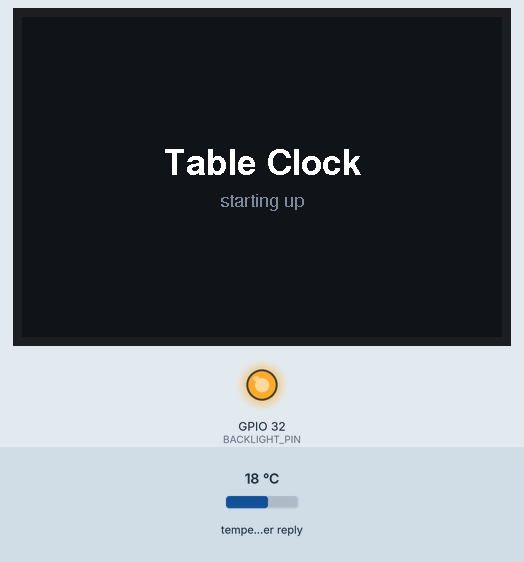
Bench run of a program on a simulated ESP32. On the bench: 480×320 colour display, output pins drawn as LEDs (lit = HIGH). Inputs (shaded band) come from the test bench; at power-on: temperature in the weather reply 18 °C. WiFi joins after 1.5 s; servers stay silent unless stated; the local clock reads 2024-03-15 10:24:30 at power-on unless the program sets it; EEPROM starts erased; web services answer with replies made up by the test bench; what the program prints to the serial monitor is not drawn.

Above: at 0.8 s.
At 1.6 s:
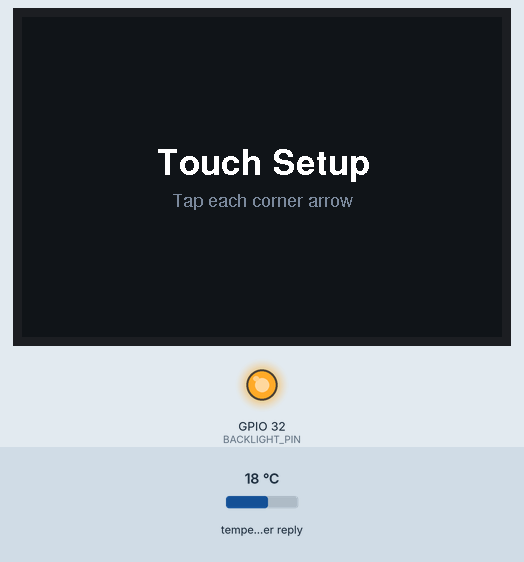
At 5.1 s:
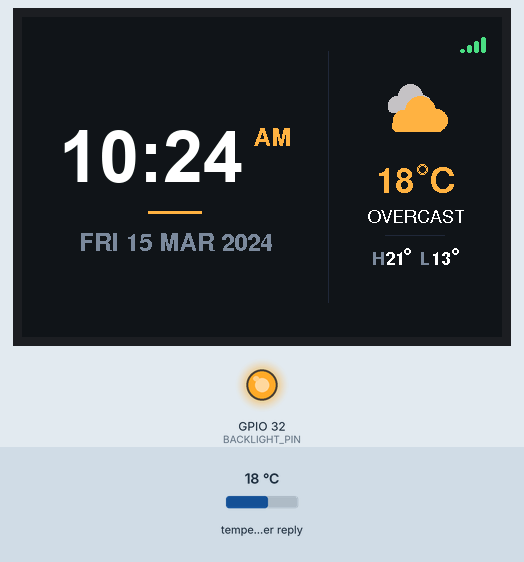
At 30.1 s:
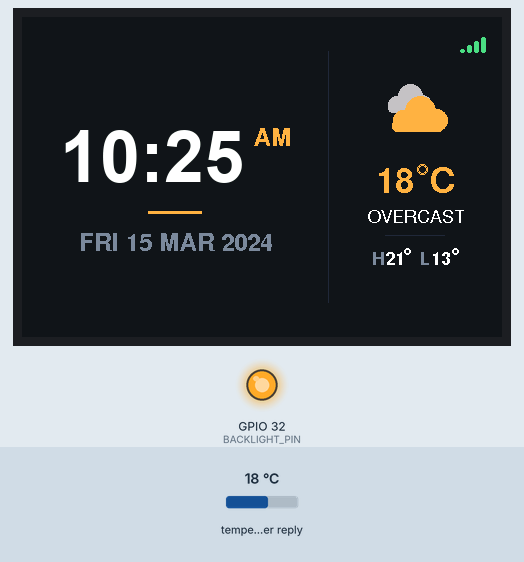

The program:

main.cpp
```cpp
/*
 * --------------------------------------------------------------------
 * TABLE CLOCK - ESP32 + 3.5" ILI9488 + XPT2046
 * --------------------------------------------------------------------
 * Split-dashboard clock: 12-hour time and date on the left, live
 * weather on the right.
 *
 *   Tap the LEFT half   -> toggle night mode (dim amber on black)
 *   Tap the RIGHT half  -> refresh weather now
 *   Hold at power-on    -> re-run touch calibration
 *
 * Display/touch pins and bus speeds live in platformio.ini build_flags.
 * Layout, palette and timings live in config.h.
 * WiFi credentials live in secrets.h, which is gitignored.
 * --------------------------------------------------------------------
 */

#include <Arduino.h>
#include <Preferences.h>

#include "config.h"
#include "net.h"
#include "ui.h"

namespace
{
    Preferences g_prefs;

    int g_lastDay = -1;
    // A manual tap deliberately does NOT update g_lastAutoNight, so the
    // schedule leaves the override alone until the next boundary.
    bool g_lastAutoNight = false;

    uint32_t g_lastTouchMs = 0;
    uint32_t g_lastWifiIconMs = 0;
    bool g_touchDown = false; // true while a press is still being held

    /* ----------------------------------------------------------------
     * BACKLIGHT
     * ---------------------------------------------------------------- */
    void backlightBegin()
    {
#if BACKLIGHT_ENABLED
        ledcSetup(BACKLIGHT_CHANNEL, BACKLIGHT_FREQ_HZ, BACKLIGHT_BITS);
        ledcAttachPin(BACKLIGHT_PIN, BACKLIGHT_CHANNEL);
        ledcWrite(BACKLIGHT_CHANNEL, BACKLIGHT_DAY);
#endif
    }

    void backlightSet(bool night)
    {
#if BACKLIGHT_ENABLED
        ledcWrite(BACKLIGHT_CHANNEL, night ? BACKLIGHT_NIGHT : BACKLIGHT_DAY);
#else
        (void)night;
#endif
    }

    /* ----------------------------------------------------------------
     * TOUCH CALIBRATION - stored in NVS so it survives reflashing
     * ---------------------------------------------------------------- */
    void setupTouch()
    {
        TFT_eSPI &tft = ui::display();
        uint16_t cal[5] = {0};

        g_prefs.begin("clock", false);
        const size_t got = g_prefs.getBytes("touchcal", cal, sizeof(cal));

        // Holding the screen at power-on forces a fresh calibration.
        // This must read raw pressure, not getTouch(): no calibration has
        // been applied yet, so getTouch() would map a real press through
        // TFT_eSPI's placeholder values, land off-screen, and report false.
        const bool held = (tft.getTouchRawZ() > TOUCH_Z_THRESHOLD);

        if (got == sizeof(cal) && !held)
        {
            tft.setTouch(cal);
            Serial.println("[TOUCH] calibration loaded from NVS");
        }
        else
        {
            Serial.println("[TOUCH] calibrating - tap each corner arrow");
            ui::showBoot("Touch Setup", "Tap each corner arrow");
            delay(1200);

            tft.fillScreen(TFT_BLACK);
            tft.calibrateTouch(cal, TFT_WHITE, TFT_BLACK, 20);

            g_prefs.putBytes("touchcal", cal, sizeof(cal));
            tft.setTouch(cal);

            Serial.printf("[TOUCH] saved: %u %u %u %u %u\n",
                          cal[0], cal[1], cal[2], cal[3], cal[4]);
        }

        g_prefs.end();
    }

    /* ----------------------------------------------------------------
     * NIGHT MODE
     * ---------------------------------------------------------------- */
    bool autoNightFor(int hour)
    {
        if (NIGHT_START_HOUR > NIGHT_END_HOUR) // window wraps midnight
        {
            return (hour >= NIGHT_START_HOUR || hour < NIGHT_END_HOUR);
        }
        return (hour >= NIGHT_START_HOUR && hour < NIGHT_END_HOUR);
    }

    void applyNight(bool night)
    {
        backlightSet(night);
        ui::setNight(night); // repaints only if the value actually changed
    }

    void updateNightSchedule()
    {
#if NIGHT_AUTO_ENABLED
        const ClockData &c = net::clock();
        if (!c.synced)
        {
            return;
        }

        const bool want = autoNightFor(c.hour24);
        if (want != g_lastAutoNight)
        {
            // A scheduled boundary was crossed - it wins over a manual tap
            g_lastAutoNight = want;
            applyNight(want);
        }
#endif
    }

    /* ----------------------------------------------------------------
     * TOUCH HANDLING
     * ---------------------------------------------------------------- */
    void handleTouch()
    {
        TFT_eSPI &tft = ui::display();

        // Cheap pressure gate first. getTouch() runs up to five validated
        // sample rounds with internal delays, which is pure wasted SPI
        // traffic on the vast majority of loops where nothing is touching.
        if (tft.getTouchRawZ() <= TOUCH_Z_THRESHOLD)
        {
            g_touchDown = false; // released - re-arm for the next press
            return;
        }

        // Act on the press EDGE only. Without this, resting a finger on the
        // right half re-fires every TOUCH_DEBOUNCE_MS and hammers the
        // weather API with blocking HTTPS requests.
        if (g_touchDown)
        {
            return;
        }

        const uint32_t now = millis();
        if (now - g_lastTouchMs < TOUCH_DEBOUNCE_MS)
        {
            return;
        }

        uint16_t x, y;
        if (!tft.getTouch(&x, &y))
        {
            return; // pressure but no stable coordinate - ignore this sample
        }

        g_touchDown = true;
        g_lastTouchMs = now;

        if (x < DIVIDER_X)
        {
            // Left half - flip the theme
            applyNight(!ui::isNight());
            ui::showToast(ui::isNight() ? "NIGHT MODE" : "DAY MODE", ui::colorOk());
        }
        else
        {
            // Right half - pull fresh weather
            if (!net::isConnected())
            {
                ui::showToast("OFFLINE", ui::colorError());
                return;
            }

            ui::showToast("UPDATING...", ui::colorWarn());
            const bool ok = net::refreshWeatherNow();

            if (ok)
            {
                ui::drawWeather();
                ui::showToast("WEATHER UPDATED", ui::colorOk());
            }
            else
            {
                ui::showToast("UPDATE FAILED", ui::colorError());
            }
        }
    }
}

/* --------------------------------------------------------------------
 * SETUP
 * -------------------------------------------------------------------- */
void setup()
{
    Serial.begin(115200);
    delay(300);
    Serial.println("\n========================================");
    Serial.println("  TABLE CLOCK");
    Serial.println("========================================\n");

    backlightBegin();
    ui::begin();

    ui::showBoot("Table Clock", "starting up");
    delay(600);

    setupTouch();

    ui::showBoot("Table Clock", "connecting to WiFi");
    net::begin();

    // Paint the real UI immediately - it fills in as data arrives
    ui::drawAll();

    const ClockData &c = net::clock();
    g_lastDay = c.day;
    g_lastAutoNight = autoNightFor(c.hour24);

    Serial.println("[MAIN] running\n");
}

/* --------------------------------------------------------------------
 * LOOP
 * -------------------------------------------------------------------- */
void loop()
{
    const NetEvents ev = net::update();

    if (ev.timeJustSynced)
    {
        // First real time - repaint everything at once
        ui::drawAll();
        g_lastDay = net::clock().day;
    }
    else
    {
        if (ev.minuteChanged)
        {
            ui::drawTime();

            const int day = net::clock().day;
            if (day != g_lastDay)
            {
                g_lastDay = day;
                ui::drawDate();
            }
        }

        if (ev.weatherChanged)
        {
            ui::drawWeather();
        }
    }

    if (ev.wifiChanged)
    {
        ui::drawWifi();
    }

    // Refresh the signal bars periodically even when the link is stable
    const uint32_t now = millis();
    if (now - g_lastWifiIconMs >= 30000UL)
    {
        g_lastWifiIconMs = now;
        ui::drawWifi();
    }

    updateNightSchedule();
    handleTouch();
    ui::clearToastIfExpired();

    delay(20);
}
```

net.h
```cpp
/*
 * --------------------------------------------------------------------
 * net.h - WiFi, NTP and Open-Meteo weather
 * --------------------------------------------------------------------
 * Everything here is non-blocking apart from the weather HTTPS request,
 * which runs at most once a minute and only when due.
 * --------------------------------------------------------------------
 */

#pragma once

#include <Arduino.h>

// Set to 0 to always use DEFAULT_LAT/DEFAULT_LON from config.h
#define LOCATION_FROM_IP 1

// Anything below this epoch means the clock has never been set
constexpr time_t TIME_VALID_EPOCH = 1700000000; // 2023-11-14

/* --------------------------------------------------------------------
 * DATA
 * -------------------------------------------------------------------- */
struct WeatherData
{
    float temp = NAN;
    float tempMax = NAN;
    float tempMin = NAN;
    int code = -1;
    bool isDay = true;
    const char *condition = "--";
    bool valid = false;
};

struct ClockData
{
    int hour24 = 0;
    int hour12 = 12;
    int minute = 0;
    int second = 0;
    bool isPM = false;
    int day = 1;
    int month = 1;
    int year = 2026;
    const char *dayName = "---";
    const char *monthName = "---";
    bool synced = false;
};

/* --------------------------------------------------------------------
 * WHAT CHANGED SINCE THE LAST net::update() CALL
 * -------------------------------------------------------------------- */
struct NetEvents
{
    bool minuteChanged = false;
    bool weatherChanged = false;
    bool wifiChanged = false;
    bool timeJustSynced = false;
};

namespace net
{
    void begin();

    // Call every loop. Drives reconnects, NTP re-sync and scheduled
    // weather refreshes, and reports what the UI needs to repaint.
    NetEvents update();

    // Touch-triggered refresh. Returns false if offline.
    bool refreshWeatherNow();

    bool isConnected();
    int rssi();
    String ipAddress();

    const WeatherData &weather();
    const ClockData &clock();

    // True while a weather request is in flight (for the UI indicator)
    bool isFetching();
}
```

secrets.example.h
```cpp
/*
 * --------------------------------------------------------------------
 * secrets.example.h - template
 * --------------------------------------------------------------------
 * Copy this file to src/secrets.h and fill in your own values.
 * secrets.h is gitignored so credentials never reach the repository.
 * --------------------------------------------------------------------
 */

#pragma once

#define WIFI_SSID "YourWiFiSSID"
#define WIFI_PASS "YourWiFiPassword"
```

ui.h
```cpp
/*
 * --------------------------------------------------------------------
 * ui.h - all rendering for the split-dashboard clock
 * --------------------------------------------------------------------
 * The two regions that change often (time, temperature) are drawn into
 * sprites and pushed in one blit, so nothing flickers. Everything else
 * is static chrome repainted only when its data changes.
 * --------------------------------------------------------------------
 */

#pragma once

#include <Arduino.h>
#include <TFT_eSPI.h>
#include "net.h"

namespace ui
{
    void begin();

    // The shared display instance - main.cpp needs it for touch
    TFT_eSPI &display();

    // Theme
    void setNight(bool on);
    bool isNight();

    // Full repaint - background, divider, and every region
    void drawAll();

    // Individual regions
    void drawTime();
    void drawDate();
    void drawWeather();
    void drawWifi();

    // Boot / status screens
    void showBoot(const char *line1, const char *line2);

    // Transient message along the bottom
    void showToast(const char *msg, uint16_t color);
    void clearToastIfExpired();

    // Palette access for callers that need a status colour
    uint16_t colorOk();
    uint16_t colorWarn();
    uint16_t colorError();
}
```

Source omitted: ont_clock72.h (data table, 101677 bytes), net.cpp (10759 bytes), ui.cpp (17137 bytes), config.h (6234 bytes)

Measured:
- what the display in image 0 shows lasts 0.7 s, from 0.8 s to 1.5 s
- what the display in image 1 shows lasts 1.8 s, from 1.5 s to 3.3 s
- what the display in image 2 shows lasts 25.1 s, from 5.0 s to 30.1 s
